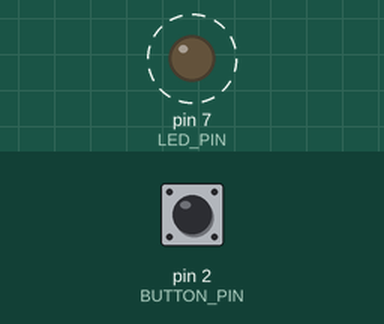
Recording of a sketch running on a simulated Arduino Uno, built with avr-gcc and run on an emulated ATmega328P. Shown: output pins drawn as LEDs (lit = HIGH). Dashed ring = blinking. Inputs (shaded band) come from the test bench; at power-on: pin 2 (BUTTON_PIN) HIGH.

Above: at 0.9 s.
1.3 s: pin 2 (BUTTON_PIN) pulled LOW for 0.15 s
At 1.3 s:
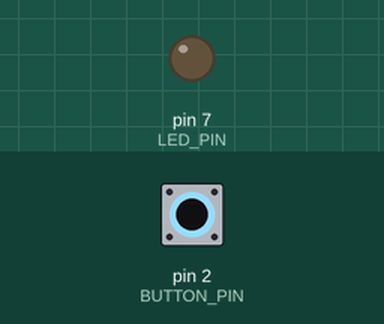
At 2.5 s:
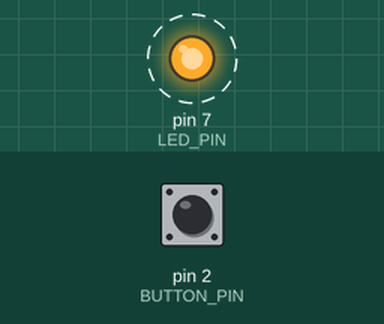
Timing chart, 0 to 10.3 s (numbered marks = the images above; inputs shaded):
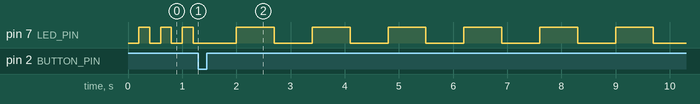

The sketch:

led_fast.ino
```cpp
#include <TimerOne.h>

#define LED_PIN 7           // LED接腳
#define BUTTON_PIN 2         // 按鈕接腳，用於外部中斷
#define BLINK_FAST 200000    // 快速閃爍的時間間隔（微秒）
#define BLINK_SLOW 700000    // 慢速閃爍的時間間隔（微秒）

volatile bool blinkFast = true; // 閃爍模式標誌，初始設為快速閃爍

void setup() {
  pinMode(LED_PIN, OUTPUT);
  pinMode(BUTTON_PIN, INPUT_PULLUP); // 使用內部上拉電阻
  attachInterrupt(digitalPinToInterrupt(BUTTON_PIN), toggleBlinkSpeed, FALLING);

  Timer1.initialize(blinkFast ? BLINK_FAST : BLINK_SLOW);
  Timer1.attachInterrupt(toggleLED); // 每個間隔切換LED狀態
}

void loop() {
  // 主迴圈保持空白
}

void toggleBlinkSpeed() {
  blinkFast = !blinkFast; // 切換閃爍模式
  Timer1.setPeriod(blinkFast ? BLINK_FAST : BLINK_SLOW); // 更新閃爍間隔
}

void toggleLED() {
  digitalWrite(LED_PIN, digitalRead(LED_PIN) ^ 1); // 切換LED狀態
}
```

Measured:
- after the input at 1.3 s, pin 7 (LED_PIN): alternates HIGH for 0.70 s and LOW for 0.70 s, starting after 0.70 s
- by itself, pin 7 (LED_PIN): alternates HIGH for 0.20 s and LOW for 0.20 s
